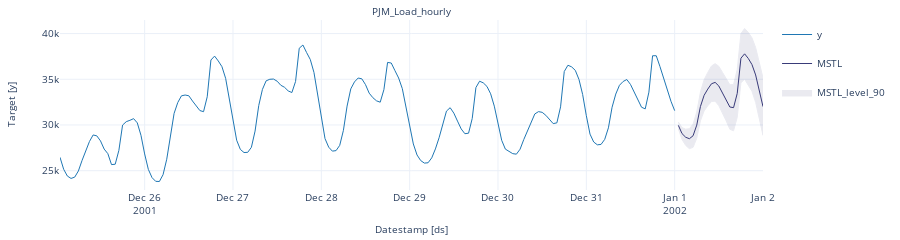

Source (notebook cell):
### Code cell
forecasts = sf.predict(h=24, level=[90])
forecasts.head()
sf.plot(df, forecasts, max_insample_length=24 * 7)
